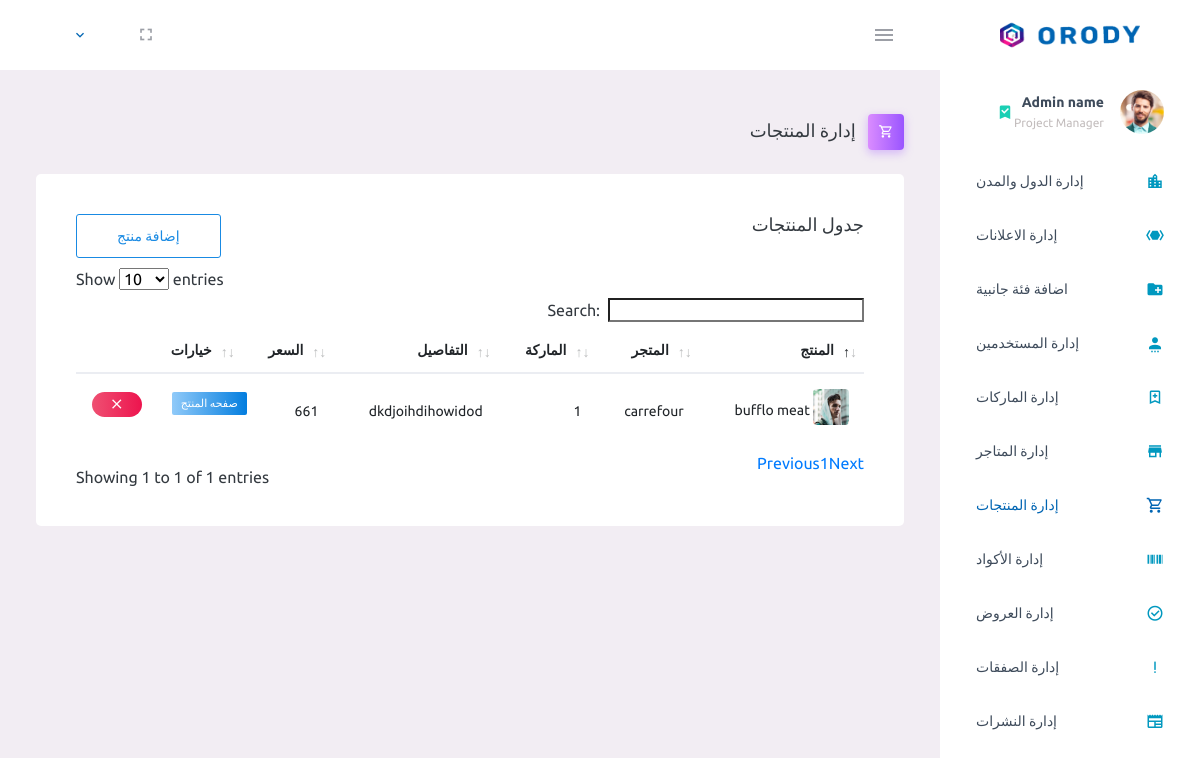
/pages/product/products.php, run on the app's committed database.
### tables this page shows
CREATE TABLE `product_branch` (
  `product` int(10) UNSIGNED NOT NULL,
  `branch` smallint(6) UNSIGNED NOT NULL,
  `store` smallint(6) UNSIGNED NOT NULL,
  `country` tinyint(3) UNSIGNED NOT NULL
);

CREATE TABLE `product` (
  `name` varchar(50) NOT NULL,
  `details` text NOT NULL,
  `date` datetime NOT NULL DEFAULT current_timestamp(),
  `price` float DEFAULT NULL,
  `image` text DEFAULT NULL,
  `id` int(10) UNSIGNED NOT NULL,
  `brand` int(11) NOT NULL
);

CREATE TABLE `store` (
  `id` smallint(6) UNSIGNED NOT NULL,
  `name` varchar(50) NOT NULL,
  `image` text DEFAULT NULL,
  `store_tag` varchar(35) NOT NULL
);

### pages/product/products.php (the view, shortened to what this page needs)
<?php
require '../../api/db.php';
$stmt=$conn->prepare("select id,name,price,brand,image,details,product_branch.store  from product inner join product_branch on product.id =product_branch.product ;");
$stmt->execute();
$result=$stmt->fetchAll();
$size=$stmt->rowcount();
?>
<html lang="en">
<head>
    <link rel="stylesheet" href="../../assets/vendors/mdi/css/materialdesignicons.min.css">
    <link rel="stylesheet" href="../../assets/vendors/css/vendor.bundle.base.css">
    <link rel="stylesheet" href="../../assets/css/style.css">
    <link rel="stylesheet" href="../../assets/\css\dataTables.css">
</head>
<body class="">
    <div class="container-scroller">
        <?php include'../../api/nav.php';?>
        <div class="container-fluid page-body-wrapper">
            <div class="main-panel">
                <div class="content-wrapper">
                    <div class="page-header">
                        <h3 class="page-title">
                            إدارة المنتجات
                            <span class="page-title-icon bg-gradient-primary text-white mr-2">
                <i class="mdi mdi-cart-outline menu-icon"></i>
              </span> </h3>
                    </div>
                    <div class="row">
                        <div class="col-12 grid-margin">
                            <div class="card">
                                <div class="card-body">
                                    <div class="row">
                                        <div style="text-align: -webkit-left;margin-bottom: 10;" class="col-sm-5">
                                            <a href="addProduct.php"><button type="button" class="btn btn-outline-info btn-icon-text"> إضافة منتج </button></a>
                                        </div>
                                        <div class="col-sm-7">
                                            <h4 class="card-title">جدول المنتجات</h4>
                                        </div>
                                    </div>
                                    <div class="table-responsive">
                                        <table id="tableId" class="rtl table">
                                            <thead>
                                                <tr>
                                                    <th> المنتج </th>
                                                    <th> المتجر </th>
                                                    <th> الماركة </th>
                                                    <th> التفاصيل </th>
                                                    <th> السعر </th>
                                                    <th> خيارات </th>
                                                </tr>
                                            </thead>
                                            <tbody>
                                            <?php
                                                for($i=0;$i<$size;$i++)
                                                {
                                                    $stmt=$conn->prepare("select name  from store where id= ?;");
                                                    $stmt->execute(array($result[$i]['store']));
                                                    $store=$stmt->fetchAll();
                                               ?>
                                                <tr>
                                                    <td>
                                                        <img src="../../api/<?php echo $result[$i]['image'];?>" class="mb-2 mh-50 rounded" alt="image"> <?php echo $result[$i]['name'];?> </td>
                                                    <td> <?php echo $store[0][0];?> </td>
                                                    <td> <?php echo $result[$i]['brand'];?> </td>
                                                    <td> <?php echo $result[$i]['details'];?> </td>
                                                    <td> <?php echo $result[$i]['price'];?> </td>
                                                    <td>
                                                    <div class="row">
                                                        <form id="product<?php echo$result[$i]['id']; ?>" action="product.php" method="POST"> <input type="hidden" name="id" value="<?php echo$result[$i]['id']; ?>">
                                                       <a onclick="document.getElementById('product<?php echo$result[$i]['id']; ?>').submit();"><label class="badge badge-gradient-info">صفحه المنتج</label></a></form>
                                                             <a style="width:30px"></a>
                                                             <form id="delete<?php echo$result[$i]['id']; ?>" action="../../api/product/deleteproduct.php" method="POST">
                                                       <button onclick="delete_product(<?php echo$result[$i]['id']; ?>);"  type="button" style="width:50px;" class="btn btn-gradient-danger btn-rounded btn-icon">
                                                                <i class="mdi mdi-close"></i>
                                                              </button></form>
                                                        </div>
                                                    </td>
                                                </tr>
                                              <?php
                                                }
                                                ?>
                                            </tbody>
                                        </table>
                                    </div>
                                </div>
                            </div>
                        </div>
                    </div>
                </div>
            </div>
            <?php include '../../api/side-nav.php'; ?>
        </div>
    </div>
</body>
</html>

### assets/css/dataTables.css (style rules this page uses)
table.dataTable { clear: both; margin-top: 6px !important; margin-bottom: 6px !important; max-width: none !important; border-collapse: separate !important; border-spacing: 0 }
table.dataTable td, table.dataTable th { -webkit-box-sizing: content-box; box-sizing: content-box }
table.dataTable thead>tr>th.sorting_asc, table.dataTable thead>tr>th.sorting_desc, table.dataTable thead>tr>th.sorting, table.dataTable thead>tr>td.sorting_asc, table.dataTable thead>tr>td.sorting_desc, table.dataTable thead>tr>td.sorting { padding-right: 30px }
table.dataTable thead .sorting, table.dataTable thead .sorting_asc, table.dataTable thead .sorting_desc, table.dataTable thead .sorting_asc_disabled, table.dataTable thead .sorting_desc_disabled { cursor: pointer; position: relative }
table.dataTable thead .sorting:before, table.dataTable thead .sorting:after, table.dataTable thead .sorting_asc:before, table.dataTable thead .sorting_asc:after, table.dataTable thead .sorting_desc:before, table.dataTable thead .sorting_desc:after, table.dataTable thead .sorting_asc_disabled:before, table.dataTable thead .sorting_asc_disabled:after, table.dataTable thead .sorting_desc_disabled:before, table.dataTable thead .sorting_desc_disabled:after { position: absolute; bottom: 0.9em; display: block; opacity: 0.3 }
table.dataTable thead .sorting:before, table.dataTable thead .sorting_asc:before, table.dataTable thead .sorting_desc:before, table.dataTable thead .sorting_asc_disabled:before, table.dataTable thead .sorting_desc_disabled:before { right: 1em; content: "\2191" }
table.dataTable thead .sorting:after, table.dataTable thead .sorting_asc:after, table.dataTable thead .sorting_desc:after, table.dataTable thead .sorting_asc_disabled:after, table.dataTable thead .sorting_desc_disabled:after { right: 0.5em; content: "\2193" }
table.dataTable thead .sorting_asc:before, table.dataTable thead .sorting_desc:after { opacity: 1 }

### data on the page
product_branch: product.image (picture), product.name "bufflo meat", store.name "carrefour", product.brand "1", product.details "dkdjoihdihowidod", product.price "661"
